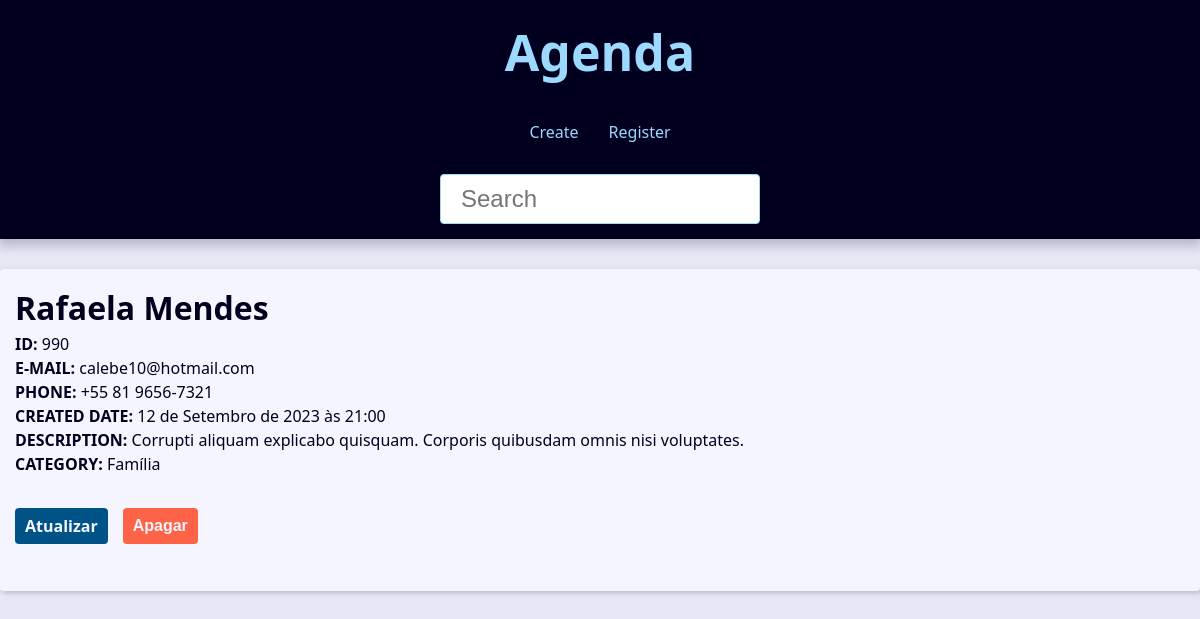
Screenshot of /contato/990/detail with the database file from the repository.
### contact/models.py (models this page shows, shortened)
class contact(models.Model):
    first_name = models.CharField(max_length=20)
    last_name = models.CharField(max_length=20)
    phone = models.CharField(max_length=15,verbose_name='Telefone')
    email = models.EmailField(max_length=254, blank=True)
    created_date = models.DateTimeField(default=timezone.now)
    description = models.TextField(blank=True)
    show = models.BooleanField(default=True)
    picture = models.ImageField(blank=True, upload_to='pictures/%Y/%m/')
    category = models.ForeignKey(Category, on_delete=models.SET_NULL,blank=True, null=True)
    owner = models.ForeignKey(User, on_delete=models.SET_NULL,blank=True, null=True)

class Category(models.Model):
    class Meta:
        verbose_name = 'Category'
        verbose_name_plural = 'Categories'
    name = models.CharField(max_length=20)
    def __str__(self) -> str:
        return (f'{self.name}')

### contact/views/contact_views.py (the view)
# urls.py: path('contato/<int:contact_id>/detail', views.contatos, name='contatos'), #Read
def contatos(request, contact_id):
    single_contact = get_object_or_404(contact.objects, pk=contact_id, show=True)
    site_nome = f'{single_contact.first_name} {single_contact.last_name} - '
    context = {
        'pagina_contato' : single_contact,
        'site_nome' : site_nome
    }
    return render(request,
                'contact/contact.html',
                context,
                )

### contact/templates/contact/contact.html (shortened to what this page needs)
{% extends "base.html" %}
{% block content %}
    <div class="sigle-contact">
        <h1 class="single-contact-name">
            {{pagina_contato.first_name}} {{pagina_contato.last_name}}
        </h1>
            <p>
                <b>ID: </b>
                {{pagina_contato.id}}
            </p>
            <p>
                <b>E-MAIL: </b>
                {{pagina_contato.email}}
            </p>
            <p>
                <b>PHONE: </b>
                {{pagina_contato.phone}}
            </p>
            <p>
                <b>CREATED DATE: </b>
                {{pagina_contato.created_date}}
            </p>
            <p>
                <b>DESCRIPTION:</b>
                {{pagina_contato.description}}
            </p>
            <p>
                <b>CATEGORY: </b>
                {{pagina_contato.category}}
            </p>
            <div class="contact-links">
                <a class="btn btn-link" href="{% url 'contact:update' pagina_contato.id %}">Atualizar</a>
                <form action="{% url 'contact:delete' pagina_contato.id %}" method="post">
                    {% if confirmation == 'no' %}
                        <input type="hidden" name="confirmation" value="yes">
                        <button class="btn btn-link btn-confirmar" type="submit">Confirmação</button>
                        {% else %}
                        <button class="btn btn-link btn-delete" type="submit">Apagar</button>
                    {% endif %}
                </form>
            </div>
    </div>
{% endblock content %}

### base/static/global/css/style.css (style rules this page uses)
:root { --spacing: 1.5rem; --link-dark-color: rgb(0, 83, 134); --link-light-color: rgb(156, 217, 255); --clr-white: rgb(245, 245, 255); --clr-black: rgb(0, 0, 30); --clr-light-gray: rgb(230, 230, 245); --clr-dark-shadow-5: rgba(0, 0, 10, 5%); --clr-dark-shadow-10: rgba(0, 0, 10, 10%); --clr-dark-shadow-20: rgba(0, 0, 10, 20%); --clr-light-shadow-5: rgba(200, 200, 255, 5%); --clr-light-shadow-10: rgba(200, 200, 255, 10%); --clr-light-shadow-20: rgba(200, 200, 255, 20%); --main-page-width: 120rem; --table-min-width: 60rem; --biggest-font-size: 5rem; --bigger-font-size: 4rem; --big-font-size: 3.2rem; --medium-font-size: 2.4rem; --small-font-size: 1.6rem; --smaller-font-size: 1.4rem; --smallest-font-size: 1.2rem; --transition-fast: 300ms; --transition-medium: 600ms; --transition-slow: 1s; --default-border-radius: 4px; }
*, *::before, *::after { margin: 0; padding: 0; box-sizing: border-box; }
html { font-size: 62.5%; }
body { font-family: system-ui, -apple-system, BlinkMacSystemFont, 'Segoe UI', Roboto, Oxygen, Ubuntu, Cantarell, 'Open Sans', 'Helvetica Neue', sans-serif; line-height: 1.5; font-size: var(--small-font-size); color: var(--clr-black); -webkit-font-smoothing: antialiased; background: var(--clr-light-gray); }
.btn { background-color: var(--link-dark-color); color: var(--clr-white); font-weight: bold; border: none; padding: 1rem 3rem; border-radius: var(--default-border-radius); cursor: pointer; transition: filter var(--transition-fast) ease-in-out; }
.contact-links { margin-block: calc(var(--small-font-size) * 2); display: flex; align-items: center; gap: 0 var(--spacing); }
.btn-link { font-size: var(--small-font-size); text-decoration: none; font-weight: bold; padding: 1rem; display: block; line-height: var(--small-font-size); }
.btn-delete { background: tomato; }

### rows the page displays
contact: first_name "Rafaela", last_name "Mendes", id "990", email "calebe10@hotmail.com", phone "+55 81 9656-7321", created_date "12 de Setembro de 2023 às 21:00", description "Corrupti aliquam explicabo quisquam. Corporis quibusdam omnis nisi voluptates.", category "Família"
